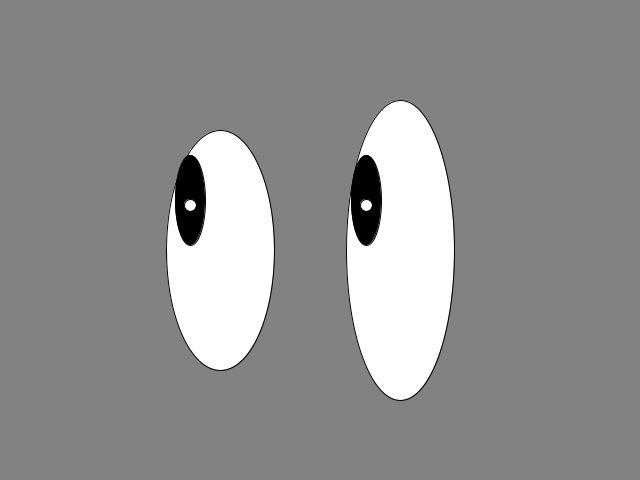
Frame 1 (no input)
Frame 60 (the mouse pressed at the canvas centre just before this capture): identical to frame 1, image omitted
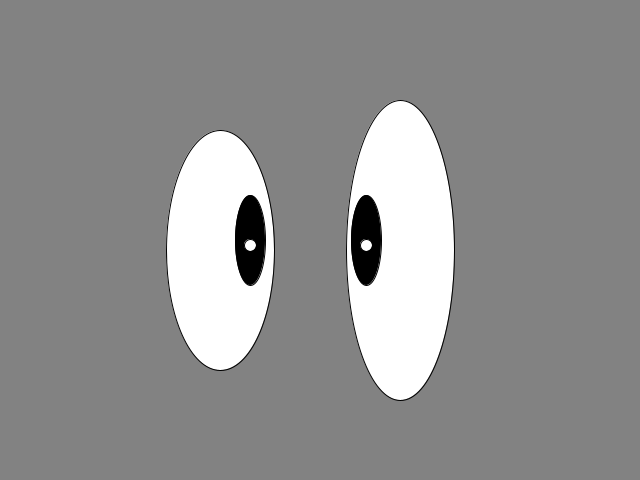
Frame 120 (the mouse held since frame 60 and released just before this capture)

The Processing sketch that drew these frames (run headless with seeded random() and noise(); from frame 60 on, the mouse is pressed at the canvas centre):

// Processing sketch: processing_9027
// ── processing_9027.pde

void setup() {
  background(130);
  size(640, 480);
  stroke(255);
  smooth();
}

void draw() {
  background(130);
  
  float X = constrain(mouseX,190,250);
  float Y = constrain(mouseY,200,300);
  float D = constrain(mouseX,366,435);
  float O = constrain(mouseY,200,300);
  
   
  stroke(0);
  smooth();
  fill (255);
  ellipse(220, 250, 108, 240);
  fill(0);
  ellipse(X, Y, 30, 90);
  fill(255);
  ellipse(X, Y+5, 12, 12);
  //left eye

  fill (255);
  ellipse(400, 250, 108, 300);
  fill(0);
  ellipse(D, O, 30, 90);
  fill(255);
  ellipse(D, O+5, 12, 12);
  //right eye
  
  
  color bg = color(130);
  if (get(mouseX, mouseY) != bg) {
    fill(0);
    if (mouseX < 320) {
      ellipse(220, 250, 108, 240);
    } else {
      ellipse(400, 250, 108, 300);
    }
    
    
    
  }

  
}
